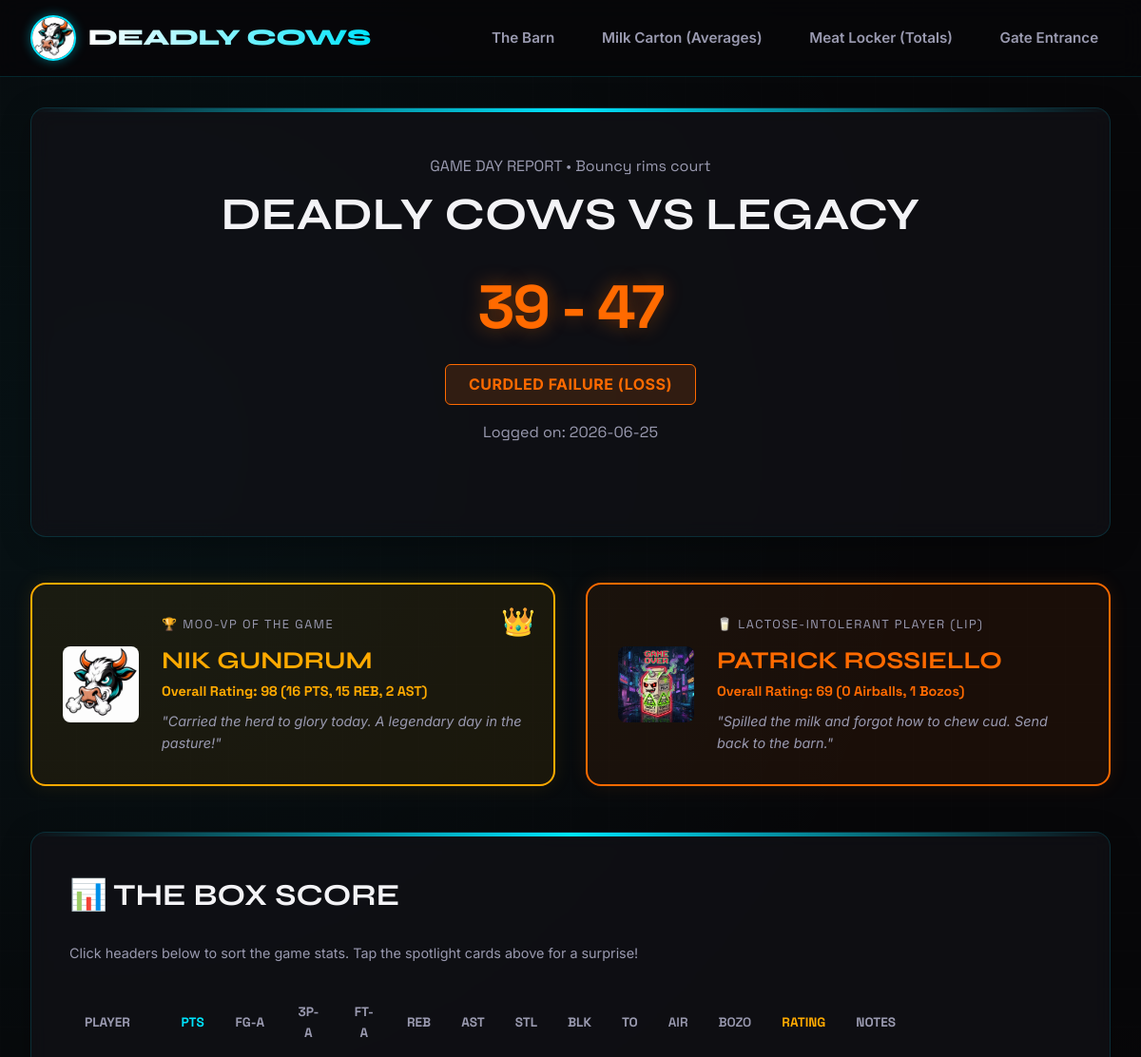
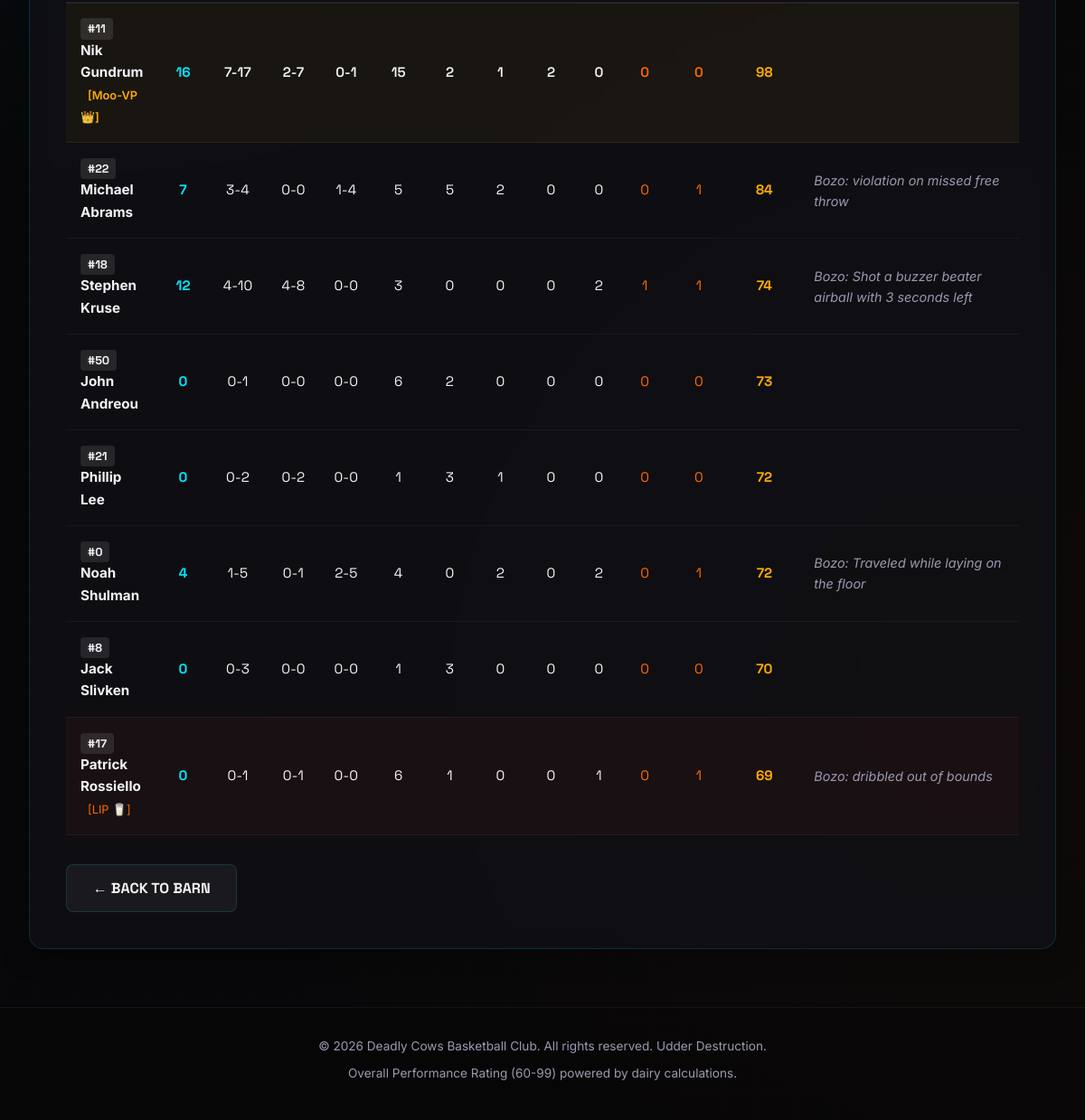
Screenshot of /game/1 with the database file from the repository (2 pictures, top to bottom).
### tables this page shows
CREATE TABLE games (
    id INTEGER PRIMARY KEY AUTOINCREMENT,
    opponent TEXT NOT NULL,
    date TEXT NOT NULL,
    cows_score INTEGER NOT NULL,
    opponent_score INTEGER NOT NULL,
    outcome TEXT NOT NULL, -- 'W' or 'L'
    location TEXT NOT NULL DEFAULT 'The Pasture (Home)'
);

CREATE TABLE players (
    id INTEGER PRIMARY KEY AUTOINCREMENT,
    name TEXT NOT NULL,
    jersey_number TEXT NOT NULL,
    nickname TEXT NOT NULL
);

CREATE TABLE stats (
    id INTEGER PRIMARY KEY AUTOINCREMENT,
    player_id INTEGER NOT NULL,
    game_id INTEGER NOT NULL,
    points INTEGER NOT NULL DEFAULT 0,
    rebounds INTEGER NOT NULL DEFAULT 0,
    assists INTEGER NOT NULL DEFAULT 0,
    steals INTEGER NOT NULL DEFAULT 0,
    blocks INTEGER NOT NULL DEFAULT 0,
    turnovers INTEGER NOT NULL DEFAULT 0,
    airballs INTEGER NOT NULL DEFAULT 0,
    bozo_moments INTEGER NOT NULL DEFAULT 0,
    fg INTEGER NOT NULL DEFAULT 0,
    fga INTEGER NOT NULL DEFAULT 0,
    ft INTEGER NOT NULL DEFAULT 0,
    fta INTEGER NOT NULL DEFAULT 0,
    three_pt INTEGER NOT NULL DEFAULT 0,
    three_pta INTEGER NOT NULL DEFAULT 0,
    rating INTEGER NOT NULL DEFAULT 60, -- Overall Performance Rating (60-99)
    notes TEXT NOT NULL DEFAULT '', -- Game notes for the player
    FOREIGN KEY(player_id) REFERENCES players(id) ON DELETE CASCADE,
    FOREIGN KEY(game_id) REFERENCES games(id) ON DELETE CASCADE,
    UNIQUE(player_id, game_id)
);

### app.py (the view)
@app.route('/game/<int:game_id>')
def game_detail(game_id):
    game = database.get_game(game_id)
    if not game:
        flash("That game went out to pasture. (Not found)", "danger")
        return redirect(url_for('index'))
    stats, moo_vp, lip = database.get_game_stats(game_id)
    return render_template(
        'game.html',
        game=game,
        stats=stats,
        moo_vp=moo_vp,
        lip=lip
    )

### app.py (called while the page is built)
def is_admin():
    return session.get('logged_in') == True

@app.context_processor
def inject_globals():
    return dict(is_admin=is_admin)

### database.py (called while the page is built)
def get_db_connection():
    conn = sqlite3.connect(DB_PATH)
    conn.execute("PRAGMA foreign_keys = ON;")
    conn.row_factory = sqlite3.Row
    return conn

def get_game(game_id):
    conn = get_db_connection()
    game = conn.execute('SELECT * FROM games WHERE id = ?', (game_id,)).fetchone()
    conn.close()
    return game

def get_game_stats(game_id):
    conn = get_db_connection()
    stats = conn.execute('''
        SELECT s.*, p.name, p.jersey_number, p.nickname
        FROM stats s
        JOIN players p ON s.player_id = p.id
        WHERE s.game_id = ?
    ''', (game_id,)).fetchall()
    conn.close()
    stats_list = []
    for s in stats:
        stats_list.append(dict(s))
    if not stats_list:
        return [], None, None
    stats_list = sorted(stats_list, key=lambda x: (x['rating'], -x['turnovers'] - x['airballs'] - x['bozo_moments']), reverse=True)
    moo_vp = stats_list[0]
    sorted_lip = sorted(stats_list, key=lambda x: (x['rating'], -x['turnovers'] - x['airballs'] - x['bozo_moments']))
    lip = sorted_lip[0]
    return stats_list, moo_vp, lip

### templates/game.html (shortened to what this page needs)
{% extends 'layout.html' %}
{% block content %}
<section class="glass-panel" style="padding: 3rem 2rem; margin-bottom: 3rem;">
    <div class="game-header-banner">
        <div class="game-header-meta">GAME DAY REPORT &bull; {{ game.location }}</div>
        <h1 class="game-header-opponent">Deadly Cows vs {{ game.opponent }}</h1>
        <div class="game-header-score">
            <span class="{{ 'score-win' if game.outcome.upper() == 'W' else 'score-loss' }}">
                {{ game.cows_score }} - {{ game.opponent_score }}
            </span>
        </div>
        <div class="game-card-outcome outcome-{{ game.outcome | lower }}" style="display: inline-block; font-size: 1rem; padding: 0.5rem 1.5rem;">
            {{ 'UDDER VICTORY (WIN)' if game.outcome.upper() == 'W' else 'CURDLED FAILURE (LOSS)' }}
        </div>
        <div style="margin-top: 1rem; font-family: var(--font-mono); color: var(--text-secondary);">
            Logged on: {{ game.date }}
        </div>
    </div>
</section>
<section class="spotlight-grid">
    {% if moo_vp %}
    <div class="spotlight-card spotlight-mvp">
        <img class="spotlight-image" src="{{ url_for('static', filename='images/logo.png') }}" alt="Moo-VP Crown Logo">
        <div class="spotlight-info">
            <div class="spotlight-award-name">🏆 Moo-VP of the Game</div>
            <h3>{{ moo_vp.name }}</h3>
            <p style="font-family: var(--font-mono); font-size: 0.9rem; color: var(--neon-gold); font-weight: 700; margin-bottom: 0.5rem;">
                Overall Rating: {{ moo_vp.rating }} ({{ moo_vp.points }} PTS, {{ moo_vp.rebounds }} REB, {{ moo_vp.assists }} AST)
            </p>
            <p class="spotlight-quote">
                {% if moo_vp.name == 'LeBeef James' %}
                    "Chewed cud, took names, and grilled the opposition."
                {% elif moo_vp.name == 'Michael Moo-Jordan' %}
                    "Broke gravity. Flew over the moon for some slam dunks."
                {% elif moo_vp.name == 'Stephen Cud Curry' %}
                    "Cooked with hot butter. Splashed triples from another zip code."
                {% elif moo_vp.name == "Shaquille O'Veal" %}
                    "Shattered backboards and ate grass. Pure physical bovine dominance."
                {% elif moo_vp.name == 'Dennis Rod-man-ure' %}
                    "Grass-cleaning defensive force. Vaccumed the boards completely."
                {% else %}
                    "Carried the herd to glory today. A legendary day in the pasture!"
                {% endif %}
            </p>
        </div>
    </div>
    {% endif %}
    {% if lip %}
    <div class="spotlight-card spotlight-lvp">
        <img class="spotlight-image" src="{{ url_for('static', filename='images/lip_milk.png') }}" alt="Lactose Intolerant Milk Carton">
        <div class="spotlight-info">
            <div class="spotlight-award-name">🥛 Lactose-Intolerant Player (LIP)</div>
            <h3>{{ lip.name }}</h3>
            <p style="font-family: var(--font-mono); font-size: 0.9rem; color: var(--neon-red); font-weight: 700; margin-bottom: 0.5rem;">
                Overall Rating: {{ lip.rating }} ({{ lip.airballs }} Airballs, {{ lip.bozo_moments }} Bozos)
            </p>
            <p class="spotlight-quote">
                {% if lip.name == 'LeBeef James' %}
                    "Stepped in manure. Too busy complaining to the farmer."
                {% elif lip.name == 'Michael Moo-Jordan' %}
                    "Got his hoof stuck in a fence. Uncharacteristic slip-up."
                {% elif lip.name == 'Stephen Cud Curry' %}
                    "Ran out of milk. CURDLED under pressure."
                {% elif lip.name == "Shaquille O'Veal" %}
                    "Fouled out trying to eat the basketball. Milk level: Extremely Spilled."
                {% elif lip.name == 'Dennis Rod-man-ure' %}
                    "Tried to headbutt the mascot and got distracted by some clover."
                {% else %}
                    "Spilled the milk and forgot how to chew cud. Send back to the barn."
                {% endif %}
            </p>
        </div>
    </div>
    {% endif %}
</section>
<section class="glass-panel">
    <h2 class="glass-panel-title">📊 The Box Score</h2>
    <p style="color: var(--text-secondary); font-size: 0.9rem; margin-bottom: 1.5rem;">
        Click headers below to sort the game stats. Tap the spotlight cards above for a surprise!
    </p>
    {% if stats %}
        <div class="table-wrapper">
            <table class="stats-table box-score-table">
                <thead>
                    <tr>
                        <th class="sortable">Player</th>
                        <th class="sortable" style="text-align: center; color: var(--neon-green);">PTS</th>
                        <th class="sortable" style="text-align: center;">FG-A</th>
                        <th class="sortable" style="text-align: center;">3P-A</th>
                        <th class="sortable" style="text-align: center;">FT-A</th>
                        <th class="sortable" style="text-align: center;">REB</th>
                        <th class="sortable" style="text-align: center;">AST</th>
                        <th class="sortable" style="text-align: center;">STL</th>
                        <th class="sortable" style="text-align: center;">BLK</th>
                        <th class="sortable" style="text-align: center;">TO</th>
                        <th class="sortable text-bad" style="text-align: center;">AIR</th>
                        <th class="sortable text-bad" style="text-align: center;">BOZO</th>
                        <th class="sortable" style="text-align: center; color: var(--neon-gold);">Rating</th>
                        <th style="text-align: left; width: 30%;">Notes</th>
                    </tr>
                </thead>
                <tbody>
                    {% for p in stats %}
                        <tr {% if moo_vp and p.player_id == moo_vp.player_id %}style="background: rgba(255, 170, 0, 0.05); font-weight: 600;"{% endif %}
                            {% if lip and p.player_id == lip.player_id %}style="background: rgba(255, 51, 51, 0.04);"{% endif %}>
                            <td>
                                <span class="jersey-badge">#{{ p.jersey_number }}</span>
                                <strong>{{ p.name }}</strong>
                                {% if moo_vp and p.player_id == moo_vp.player_id %}
                                    <span style="color: var(--neon-gold); font-size: 0.8rem; margin-left: 0.5rem;">[Moo-VP 👑]</span>
                                {% endif %}
                                {% if lip and p.player_id == lip.player_id %}
                                    <span style="color: var(--neon-red); font-size: 0.8rem; margin-left: 0.5rem;">[LIP 🥛]</span>
                                {% endif %}
                            </td>
                            <td data-label="PTS" style="text-align: center; font-family: var(--font-mono); color: var(--neon-green); font-weight: 700;">{{ p.points }}</td>
                            <td data-label="FG-A" style="text-align: center; font-family: var(--font-mono);">{{ p.fg }}-{{ p.fga }}</td>
                            <td data-label="3P-A" style="text-align: center; font-family: var(--font-mono);">{{ p.three_pt }}-{{ p.three_pta }}</td>
                            <td data-label="FT-A" style="text-align: center; font-family: var(--font-mono);">{{ p.ft }}-{{ p.fta }}</td>
                            <td data-label="REB" style="text-align: center; font-family: var(--font-mono);">{{ p.rebounds }}</td>
                            <td data-label="AST" style="text-align: center; font-family: var(--font-mono);">{{ p.assists }}</td>
                            <td data-label="STL" style="text-align: center; font-family: var(--font-mono);">{{ p.steals }}</td>
                            <td data-label="BLK" style="text-align: center; font-family: var(--font-mono);">{{ p.blocks }}</td>
                            <td data-label="TO" style="text-align: center; font-family: var(--font-mono);">{{ p.turnovers }}</td>
                            <td data-label="AIR" style="text-align: center; font-family: var(--font-mono); color: var(--neon-red);">{{ p.airballs }}</td>
                            <td data-label="BOZO" style="text-align: center; font-family: var(--font-mono); color: var(--neon-red);">{{ p.bozo_moments }}</td>
                            <td data-label="Rating" style="text-align: center; font-family: var(--font-mono); font-weight: 700; color: var(--neon-gold);">{{ p.rating }}</td>
                            <td class="notes-cell" style="text-align: left; font-size: 0.9rem; color: var(--text-secondary); font-style: italic;">{{ p.notes }}</td>
                        </tr>
                    {% endfor %}
                </tbody>
            </table>
        </div>
    {% else %}
        <p style="color: var(--text-secondary); text-align: center; padding: 2rem;">No player stats were recorded for this match.</p>
    {% endif %}
    <div style="margin-top: 2rem; display: flex; gap: 1rem;">
        <a href="{{ url_for('index') }}" class="btn btn-secondary">&larr; Back to Barn</a>
    </div>
</section>
{% endblock %}

### templates/layout.html (shortened to what this page needs)
<!DOCTYPE html>
<html lang="en">
<head>
    <link rel="stylesheet" href="{{ url_for('static', filename='css/style.css') }}">
</head>
<body>
    <div id="animation-container"></div>
    <header>
        <div class="nav-container">
            <a href="{{ url_for('index') }}" class="logo-link">
                <img class="logo-img" src="{{ url_for('static', filename='images/logo.png') }}" alt="Deadly Cows Logo">
                <span class="logo-text">Deadly Cows</span>
            </a>
            <ul class="nav-menu">
                <li class="nav-item {% if request.path == '/' %}active{% endif %}">
                    <a href="{{ url_for('index') }}">The Barn</a>
                </li>
                <li class="nav-item {% if request.path == '/averages' %}active{% endif %}">
                    <a href="{{ url_for('averages') }}">Milk Carton (Averages)</a>
                </li>
                <li class="nav-item {% if request.path == '/totals' %}active{% endif %}">
                    <a href="{{ url_for('totals') }}">Meat Locker (Totals)</a>
                </li>
                <li class="nav-item {% if request.path.startswith('/manage') %}active{% endif %}">
                    {% if is_admin() %}
                        <a href="{{ url_for('manage') }}">Cattle Control (Admin)</a>
                    {% else %}
                        <a href="{{ url_for('manage') }}">Gate Entrance</a>
                    {% endif %}
                </li>
            </ul>
        </div>
    </header>
    <main>
        {% block content %}
        {% endblock %}
    </main>
    <footer>
        <div class="footer-container">
            <p>&copy; 2026 Deadly Cows Basketball Club. All rights reserved. Udder Destruction.</p>
            <p>Overall Performance Rating (60-99) powered by dairy calculations.</p>
        </div>
    </footer>
</body>
</html>

### rows the page displays
games: location "Bouncy rims court", opponent "LEGACY", cows_score "39", opponent_score "47", outcome "CURDLED FAILURE (LOSS)", date "2026-06-25"
players: name "NIK GUNDRUM"
stats: rating "98", points "16", rebounds "15", assists "2", jersey_number "11", name "Nik Gundrum", shows "[Moo-VP 👑]", fg "7", fga "17", three_pt "2", three_pta "7", ft "0", fta "1", steals "1", blocks "2", turnovers "0", airballs "0", bozo_moments "0"
players: name "PATRICK ROSSIELLO"
stats: rating "69", airballs "0", bozo_moments "1", jersey_number "17", name "Patrick Rossiello", shows "[LIP 🥛]", points "0", fg "0", fga "1", three_pt "0", three_pta "1", ft "0", fta "0", rebounds "6", assists "1", steals "0", blocks "0", turnovers "1", notes "Bozo: dribbled out of bounds"
stats: jersey_number "22", name "Michael Abrams", points "7", fg "3", fga "4", three_pt "0", three_pta "0", ft "1", fta "4", rebounds "5", assists "5", steals "2", blocks "0", turnovers "0", airballs "0", bozo_moments "1", rating "84", notes "Bozo: violation on missed free throw"
stats: jersey_number "18", name "Stephen Kruse", points "12", fg "4", fga "10", three_pt "4", three_pta "8", ft "0", fta "0", rebounds "3", assists "0", steals "0", blocks "0", turnovers "2", airballs "1", bozo_moments "1", rating "74", notes "Bozo: Shot a buzzer beater airball with 3 seconds left"
stats: jersey_number "50", name "John Andreou", points "0", fg "0", fga "1", three_pt "0", three_pta "0", ft "0", fta "0", rebounds "6", assists "2", steals "0", blocks "0", turnovers "0", airballs "0", bozo_moments "0", rating "73"
stats: jersey_number "21", name "Phillip Lee", points "0", fg "0", fga "2", three_pt "0", three_pta "2", ft "0", fta "0", rebounds "1", assists "3", steals "1", blocks "0", turnovers "0", airballs "0", bozo_moments "0", rating "72"
stats: jersey_number "0", name "Noah Shulman", points "4", fg "1", fga "5", three_pt "0", three_pta "1", ft "2", fta "5", rebounds "4", assists "0", steals "2", blocks "0", turnovers "2", airballs "0", bozo_moments "1", rating "72", notes "Bozo: Traveled while laying on the floor"
stats: jersey_number "8", name "Jack Slivken", points "0", fg "0", fga "3", three_pt "0", three_pta "0", ft "0", fta "0", rebounds "1", assists "3", steals "0", blocks "0", turnovers "0", airballs "0", bozo_moments "0", rating "70"
